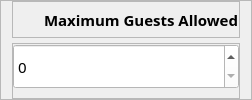
                                <widget class="QFrame" name="frame_4">
                                 <property name="sizePolicy">
                                  <sizepolicy hsizetype="Expanding" vsizetype="Preferred">
                                   <horstretch>0</horstretch>
                                   <verstretch>0</verstretch>
                                  </sizepolicy>
                                 </property>
                                 <property name="frameShape">
                                  <enum>QFrame::StyledPanel</enum>
                                 </property>
                                 <property name="frameShadow">
                                  <enum>QFrame::Raised</enum>
                                 </property>
                                 <layout class="QVBoxLayout" name="verticalLayout_20">
                                  <property name="spacing">
                                   <number>5</number>
                                  </property>
                                  <property name="topMargin">
                                   <number>0</number>
                                  </property>
                                  <property name="bottomMargin">
                                   <number>0</number>
                                  </property>
                                  <item>
                                   <widget class="QFrame" name="frame_5">
                                    <property name="styleSheet">
                                     <string notr="true"/>
                                    </property>
                                    <property name="frameShape">
                                     <enum>QFrame::StyledPanel</enum>
                                    </property>
                                    <property name="frameShadow">
                                     <enum>QFrame::Raised</enum>
                                    </property>
                                    <layout class="QHBoxLayout" name="horizontalLayout_11">
                                     <property name="leftMargin">
                                      <number>0</number>
                                     </property>
                                     <property name="topMargin">
                                      <number>3</number>
                                     </property>
                                     <property name="rightMargin">
                                      <number>0</number>
                                     </property>
                                     <property name="bottomMargin">
                                      <number>3</number>
                                     </property>
                                     <item>
                                      <widget class="QLabel" name="label_3">
                                       <property name="minimumSize">
                                        <size>
                                         <width>25</width>
                                         <height>25</height>
                                        </size>
                                       </property>
                                       <property name="maximumSize">
                                        <size>
                                         <width>25</width>
                                         <height>25</height>
                                        </size>
                                       </property>
                                       <property name="text">
                                        <string/>
                                       </property>
                                       <property name="pixmap">
                                        <pixmap>edit.svg</pixmap>
                                       </property>
                                       <property name="scaledContents">
                                        <bool>true</bool>
                                       </property>
                                      </widget>
                                     </item>
                                     <item>
                                      <widget class="QLabel" name="label_6">
                                       <property name="font">
                                        <font>
                                         <family>Century Gothic</family>
                                         <pointsize>11</pointsize>
                                         <weight>75</weight>
                                         <bold>true</bold>
                                        </font>
                                       </property>
                                       <property name="text">
                                        <string>Maximum Guests Allowed</string>
                                       </property>
                                      </widget>
                                     </item>
                                    </layout>
                                   </widget>
                                  </item>
                                  <item>
                                   <widget class="QFrame" name="frame_6">
                                    <property name="frameShape">
                                     <enum>QFrame::StyledPanel</enum>
                                    </property>
                                    <property name="frameShadow">
                                     <enum>QFrame::Raised</enum>
                                    </property>
                                    <layout class="QGridLayout" name="gridLayout_23">
                                     <property name="leftMargin">
                                      <number>0</number>
                                     </property>
                                     <property name="topMargin">
                                      <number>0</number>
                                     </property>
                                     <property name="rightMargin">
                                      <number>0</number>
                                     </property>
                                     <property name="verticalSpacing">
                                      <number>10</number>
                                     </property>
                                     <item row="0" column="0">
                                      <widget class="QSpinBox" name="txtUDmaxguest">
                                       <property name="sizePolicy">
                                        <sizepolicy hsizetype="Expanding" vsizetype="Fixed">
                                         <horstretch>0</horstretch>
                                         <verstretch>0</verstretch>
                                        </sizepolicy>
                                       </property>
                                       <property name="minimumSize">
                                        <size>
                                         <width>0</width>
                                         <height>45</height>
                                        </size>
                                       </property>
                                       <property name="font">
                                        <font>
                                         <family>Century Gothic</family>
                                         <pointsize>11</pointsize>
                                        </font>
                                       </property>
                                       <property name="styleSheet">
                                        <string notr="true">background-color: rgb(255, 255, 255);</string>
                                       </property>
                                       <property name="maximum">
                                        <number>20</number>
                                       </property>
                                      </widget>
                                     </item>
                                    </layout>
                                   </widget>
                                  </item>
                                 </layout>
                                </widget>
